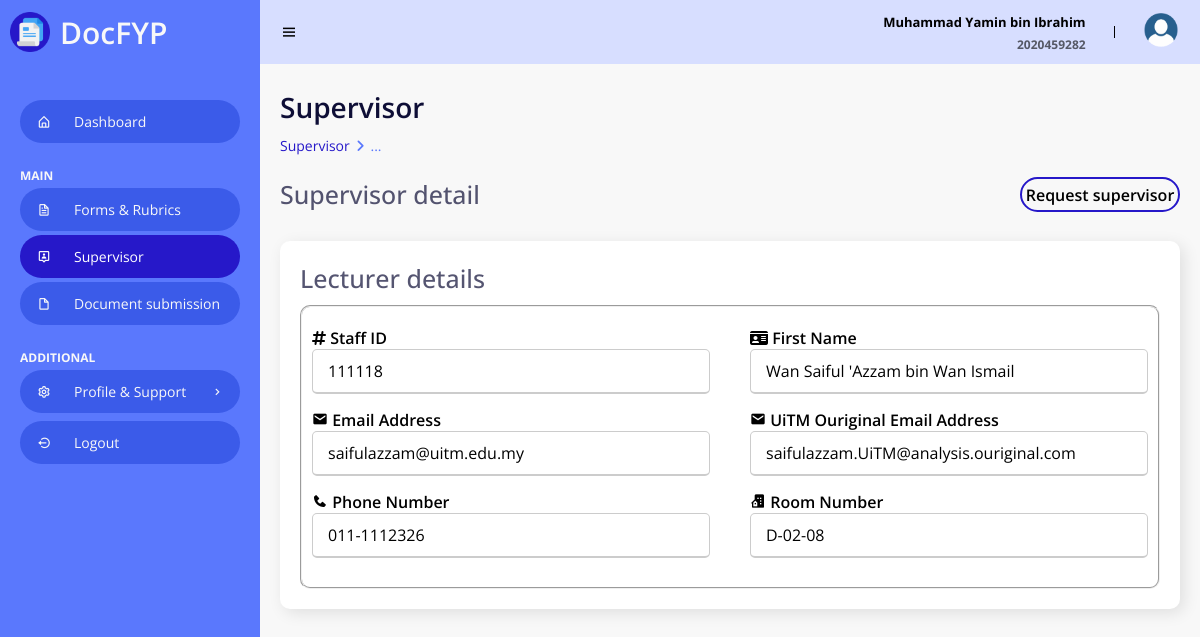
/Student/supervisor.php (signed in), run on the app's committed database.
### tables this page shows
CREATE TABLE `lecturer` (
  `lectID` varchar(10) NOT NULL,
  `lectName` varchar(50) NOT NULL,
  `lectEmail` varchar(50) NOT NULL,
  `lectOuriginalEmail` varchar(100) NOT NULL,
  `lectPassword` varchar(50) NOT NULL,
  `lectPhoneNum` varchar(50) DEFAULT NULL,
  `lectRoomNum` varchar(15) DEFAULT NULL
);

### Student/supervisor.php (the view, shortened to what this page needs)
<!DOCTYPE html>
<html>
<head>
    <link rel="stylesheet" href="StyleHome.css">
    <link href='https://unpkg.com/boxicons@2.0.9/css/boxicons.min.css' rel='stylesheet'>
    <link rel="stylesheet" href="https://cdnjs.cloudflare.com/ajax/libs/font-awesome/6.4.0/css/all.min.css">
    <?php
    include("../Dbconn.php");
    ?>
</head>
<body>
    <section id="sidebar">
        <a href="Home.php" class="brand">
            <img class="logo" src="/Edms/images/logo.png" alt="Logo">
            DocFYP
        </a>
        <ul class="side-menu">
            <li><a href="Home.php" ><i class='bx bx-home-alt icon' ></i>Dashboard</a></li>
            <li class="divider" data-text="main">Main</li>
            <li><a href="FormRubric.php"><i class='bx bx-file icon'></i> Forms & Rubrics</a></li>
            <li><a href="supervisor.php" class="active"><i class='bx bx-user-pin icon'></i> Supervisor </a></li>
            <li><a href="docSubmit.php"><i class='bx bx-file-blank icon'></i> Document submission </a></li>
            <li class="divider" data-text="ADDITIONAL">Setting & Support</li>
            <li>
                <a href="#"><i class='bx bx-cog icon' ></i> Profile & Support <i class='bx bx-chevron-right icon-right' ></i></a>
            </li>
            <li><a href="/Edms/Logout.php"><i class='bx bx-log-out-circle icon'></i> Logout</a></li>
        </ul>
    </section>
    <section id="content">
        <nav>
            <i class='bx bx-menu toggle-sidebar' ></i>
            <div class="sessionInfo">
                <?php
                if (isset($_SESSION["log"]) && ($_SESSION["log"] == 1)) {
                    ?>
                    <div class="userFullName">
                        <p><?php echo $_SESSION["stud_name"] ?></p>
                    </div>
                    <div class="userID">
                        <p><?php echo $_SESSION["stud_id"]; ?></p>
                    </div>
                    <?php
                } else {
                    echo "<meta http-equiv=\"refresh\" content=\"2;URL=../Login.php\"/>";
                }
                ?>
            </div>
            <div class="profile">
                <img src="/Edms/images/userdp.png" alt="Profile picture">
            </div>
        </nav>
        <main>
            <?php
            $x = "SELECT studSV FROM student WHERE studID = '".$_SESSION['stud_id']."'";
            $xx = mysqli_query ($connection, $x);
            $xxx = mysqli_fetch_array ($xx);
            ?>
            <h1 class="title">Supervisor</h1>
            <ul class="breadcrumbs">
                <li><a href="Home.php">Supervisor</a></li>
                <li class="divider"><i class="fa fa-solid fa-angle-right"></i></li>
                <li><a href="Home.php" class="active">...</a></li>
            </ul>
            <br>
            <div class="titleContentWButton">
                <h1 class="titleContent">Supervisor detail</h1>
                <button class="addBtn" onclick="location.href='supervisorRequest.php'" type="button">
                    Request supervisor
                </button>
            </div>
                <div class="data">
                    <?php
            $lect_id = $xxx['studSV'];
            $sql = "SELECT * FROM lecturer WHERE lectID = '$lect_id'";
            $query = mysqli_query($connection, $sql) or die("not found");
            $row = mysqli_fetch_array($query);
                    ?>
                    <div class="content-data">
                        <div class="titleContentWButton">
                            <h1 class="titleContent">Lecturer details</h1>
                    </div>
                    <fieldset>
                        <form action="addLecturerProcess.php" method="POST" enctype="multipart/form-data">
                            <div class="form-details">
                                <div class="input-box">
                                    <i class="fa-solid fa-hashtag"></i>
                                    <span class="details">Staff ID</span>
                                    <input type="text"
                                    placeholder="Enter your staff ID"
                                    name="staffID"
                                    value="<?php echo $row["lectID"]; ?>"
                                    required
                                    readonly>
                                </div>
                                <div class="input-box">
                                    <i class="fa fa-solid fa-id-card"></i>
                                    <span class="details">First Name</span>
                                    <input type="text"
                                    placeholder="Enter your first name"
                                    name="name"
                                    value="<?php echo $row["lectName"]; ?>"
                                    required
                                    readonly>
                                </div>
                                <div class="input-box">
                                    <i class='bx bxs-envelope' ></i>
                                    <span class="details">Email Address</span>
                                    <input type="text"
                                    placeholder="Enter your email address"
                                    name="email"
                                    value="<?php echo $row["lectEmail"]; ?>"
                                    required
                                    readonly>
                                </div>
                                <div class="input-box">
                                    <i class='bx bxs-envelope' ></i>
                                    <span class="details">UiTM Ouriginal Email Address</span>
                                    <input type="text"
                                    placeholder="Enter your email address"
                                    name="emailOuriginal"
                                    required
                                    value="<?php echo $row["lectOuriginalEmail"]; ?>"
                                    readonly>
                                </div>
                                <div class="input-box">
                                    <i class='bx bxs-phone' ></i>
                                    <span class="details">Phone Number</span>
                                    <input type="text"
                                    placeholder="Enter your phone number"
                                    name="phoneNum"
                                    value="<?php echo $row["lectPhoneNum"]; ?>"
                                    required
                                    readonly>
                                </div>
                                <div class="input-box">
                                    <i class='bx bxs-building-house' ></i>
                                    <span class="details">Room Number</span>
                                    <input type="text"
                                    placeholder="Enter your room number"
                                    name="roomNum"
                                    value="<?php echo $row["lectRoomNum"]; ?>"
                                    required
                                    readonly>
                                </div>
                            </div>
                        </form>
                    </fieldset>
                </div>
        </main>
    </section>
</body>
</html>

### Student/StyleHome.css (style rules this page uses)
* { font-family: 'Open Sans', sans-serif; margin: 0; padding: 0; box-sizing: border-box; }
:root { --grey: #F1F0F6; --dark-grey: #8D8D8D; --light: #fff; --dark: #000; --blue1: #0e0e36; --blue2: #1a1087; --blue3: #2618c9; --blue4: #3b5be9; --blue5: #5A78FD; --blue6: #D7DEFF; --blue7: #c2cdfe; --notwhite: #F8F8F8; }
html { overflow-x: hidden; }
body { background: var(--notwhite); overflow-x: hidden; }
a { text-decoration: none; }
li { list-style: none; }
#sidebar { position: fixed; max-width: 260px; width: 100%; background: var(--blue5); top: 0; left: 0; height: 100%; overflow-y: auto; scrollbar-width: none; transition: all .3s ease; z-index: 200; }
#sidebar .brand { font-size: 30px; display: flex; align-items: center; height: 64px; font-weight: 600; color: var(--notwhite); position: sticky; top: 0; left: 0; z-index: 100; background: var(--blue5); transition: all .3s ease; padding: 0 6px; }
#sidebar .brand img { width: 40px; height: 40px; float: left; margin-left: 4px; margin-right: 10px; }
#sidebar .icon { min-width: 48px; display: flex; justify-content: center; align-items: center; margin-right: 6px; }
#sidebar .icon-right { margin-left: auto; transition: all .3s ease; }
#sidebar .side-menu { margin: 36px 0; padding: 0 20px; transition: all .3s ease; }
#sidebar .side-menu a { display: flex; align-items: center; font-size: 14px; color: var(--notwhite); background-color: #3b5be9; padding: 12px 16px 12px 0; transition: all .3s ease; border-radius: 50px; margin: 4px 0; white-space: nowrap; }
#sidebar .side-menu > li > a.active, #sidebar .side-menu > li > a.active:hover { background: var(--blue3); color: var(--light); }
#sidebar .divider { margin-top: 24px; font-size: 12px; text-transform: uppercase; font-weight: 700; color: var(--notwhite); transition: all .3s ease; white-space: nowrap; }
#content { position: relative; width: calc(100% - 260px); left: 260px; transition: all .3s ease; }
nav { background: var(--blue6); height: 64px; padding: 0 20px; display: flex; align-items: center; grid-gap: 28px; position: sticky; top: 0; left: 0; z-index: 100; }
nav .toggle-sidebar { font-size: 18px; cursor: pointer; }
.sessionInfo .userFullName p, .sessionInfo .userID p { margin: 0; width: 400px; display: inline-block; text-align: right; }
.sessionInfo .userFullName p { font-size: 13px; font-weight: bold; }
.sessionInfo .userID p { font-size: 12px; opacity: 0.6; font-weight: bold; }
nav .profile { position: relative; }
nav .profile img { width: 38px; height: 38px; border-radius: 50%; object-fit: cover; cursor: pointer; }
main { width: 100%; padding: 24px 20px 20px 20px; }
main .title { font-size: 28px; font-weight: 600; margin-bottom: 10px; color: var(--blue1); }
.titleContent { font-size: 25px; font-weight: 500; margin-bottom: 10px; color: var(--blue1); opacity: 0.7; }
main .breadcrumbs { display: flex; grid-gap: 6px; }
main .breadcrumbs li, main .breadcrumbs li a { font-size: 14px; }
main .breadcrumbs li a { color: var(--blue3); }
main .breadcrumbs li a.active, main .breadcrumbs li.divider { color: var(--blue5); pointer-events: none; }
main .data { display: flex; grid-gap: 20px; margin-top: 20px; flex-wrap: wrap; }
main .data .content-data { flex-grow: 1; flex-basis: 400px; padding: 20px; background: var(--light); border-radius: 10px; box-shadow: 4px 4px 16px rgba(0, 0, 0, .1); }
button { margin: 10px 5px 0px 5px; width: 120px; height: 35px; border: 2px solid var(--blue3); border-radius: 50px; transition: all 0.3s; cursor: pointer; background: var(--notwhite); font-size: 16px; font-weight: 600; float: right; }
.titleContentWButton .titleContent, .titleContentWButton .addBtn { display: inline-block; }
main .titleContentWButton .addBtn { width: 160px; margin: 0px; }
fieldset { border-radius: 10px; padding: 10px 10px; }
form .form-details { display: flex; flex-wrap: wrap; justify-content: space-between; margin: 10px 0 4px 0; }
form .form-details .input-box { margin-bottom: 15px; width: calc(100% / 2 - 20px); }
.form-details .input-box .details { font-weight: 600; margin-bottom: 5px; }
.form-details .input-box input { height: 45px; width: 100%; outline: none; border-radius: 5px; border: 1px solid #ccc; padding-left: 15px; font-size: 16px; border-bottom-width: 2px; transition: all 0.3s ease; }

### data on the page
lecturer: staffID "111118", name "Wan Saiful 'Azzam bin Wan Ismail", email "saifulazzam@uitm.edu.my", emailOuriginal "saifulazzam.UiTM@analysis.ouriginal.com", phoneNum "011-1112326", roomNum "D-02-08"

### other printed values
$_SESSION["stud_name"] "Muhammad Yamin bin Ibrahim"
$_SESSION["stud_id"] "2020459282"
